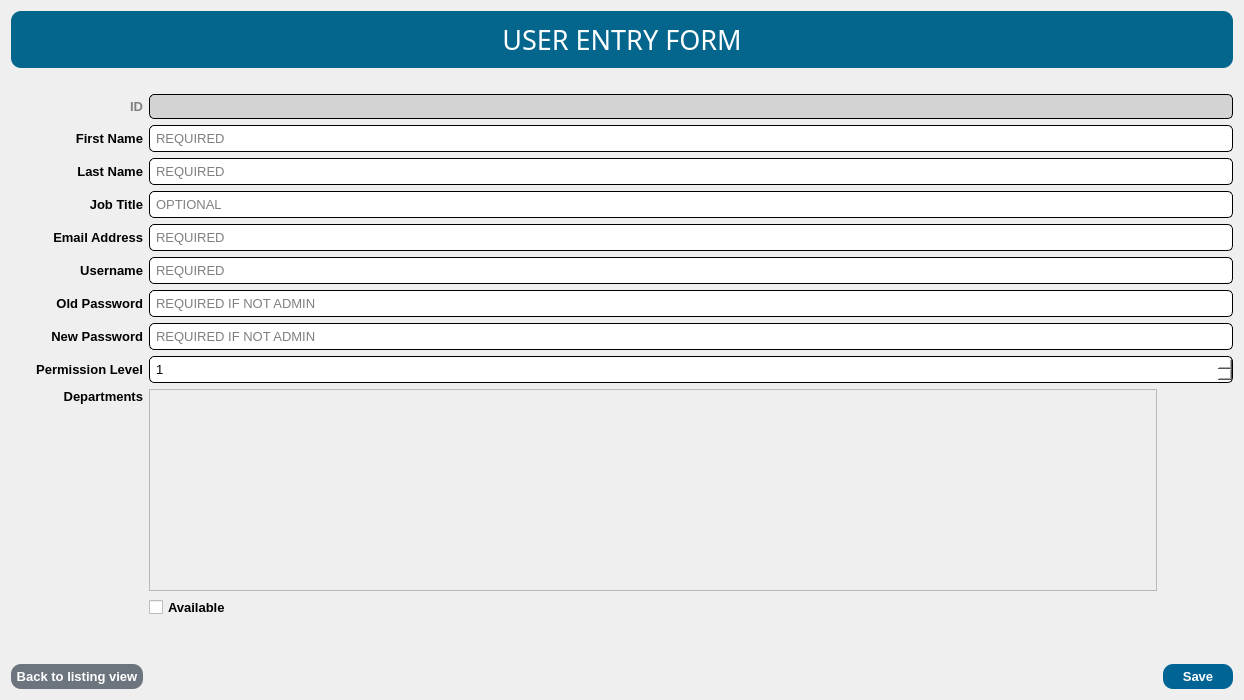
      <widget class="QWidget" name="page_user_entryform">
       <layout class="QGridLayout" name="gridLayout_15">
        <item row="12" column="1">
         <widget class="QCheckBox" name="user_entryform_chkAvailable">
          <property name="font">
           <font>
            <family>Arial</family>
            <pointsize>10</pointsize>
            <weight>75</weight>
            <bold>true</bold>
           </font>
          </property>
          <property name="text">
           <string>Available</string>
          </property>
         </widget>
        </item>
        <item row="2" column="1" colspan="2">
         <widget class="QLineEdit" name="user_entryform_txtFirstName">
          <property name="font">
           <font>
            <family>Arial</family>
            <pointsize>10</pointsize>
           </font>
          </property>
          <property name="styleSheet">
           <string notr="true">QLineEdit {
	background-color: white;
	border-style: inset;
	border-width: 1px;
	border-radius: 5px;
	border-color: black;
	padding: 4px;
}

QLineEdit:focus {
	border-width: 2px;
	border-color: #028090;
}
</string>
          </property>
          <property name="placeholderText">
           <string>REQUIRED</string>
          </property>
          <property name="clearButtonEnabled">
           <bool>true</bool>
          </property>
         </widget>
        </item>
        <item row="9" column="0">
         <widget class="QLabel" name="label_15">
          <property name="font">
           <font>
            <family>Arial</family>
            <pointsize>10</pointsize>
            <weight>75</weight>
            <bold>true</bold>
           </font>
          </property>
          <property name="text">
           <string>Permission Level</string>
          </property>
          <property name="alignment">
           <set>Qt::AlignRight|Qt::AlignTrailing|Qt::AlignVCenter</set>
          </property>
         </widget>
        </item>
        <item row="7" column="0">
         <widget class="QLabel" name="label_14">
          <property name="font">
           <font>
            <family>Arial</family>
            <pointsize>10</pointsize>
            <weight>75</weight>
            <bold>true</bold>
           </font>
          </property>
          <property name="text">
           <string>Old Password</string>
          </property>
          <property name="alignment">
           <set>Qt::AlignRight|Qt::AlignTrailing|Qt::AlignVCenter</set>
          </property>
         </widget>
        </item>
        <item row="14" column="2">
         <widget class="QPushButton" name="user_entryform_btnSave">
          <property name="font">
           <font>
            <family>Arial</family>
            <pointsize>10</pointsize>
            <weight>75</weight>
            <bold>true</bold>
           </font>
          </property>
          <property name="cursor">
           <cursorShape>PointingHandCursor</cursorShape>
          </property>
          <property name="focusPolicy">
           <enum>Qt::NoFocus</enum>
          </property>
          <property name="styleSheet">
           <string notr="true">QPushButton {
	width: 60px;
	color: white;
    background-color: #006494;
    border-style: outset;
    border-radius: 10px;
    padding: 5px;
}

QPushButton:hover {
	    background-color: #0582ca;
}</string>
          </property>
          <property name="text">
           <string>Save</string>
          </property>
         </widget>
        </item>
        <item row="1" column="0">
         <widget class="QLabel" name="label_37">
          <property name="font">
           <font>
            <family>Arial</family>
            <pointsize>10</pointsize>
            <weight>75</weight>
            <bold>true</bold>
           </font>
          </property>
          <property name="styleSheet">
           <string notr="true">QLabel {
	color: grey;
}</string>
          </property>
          <property name="text">
           <string>ID</string>
          </property>
          <property name="alignment">
           <set>Qt::AlignRight|Qt::AlignTrailing|Qt::AlignVCenter</set>
          </property>
         </widget>
        </item>
        <item row="0" column="0" colspan="3">
         <widget class="QLabel" name="label_33">
          <property name="font">
           <font>
            <family>Impact</family>
            <pointsize>20</pointsize>
           </font>
          </property>
          <property name="styleSheet">
           <string notr="true">QLabel {
	color: white;
    background-color: #05668d;
    border-style: outset;
    border-radius: 10px;
    padding: 10px;
	margin: 0px 0px 20px 0px;
}</string>
          </property>
          <property name="text">
           <string>USER ENTRY FORM</string>
          </property>
          <property name="alignment">
           <set>Qt::AlignCenter</set>
          </property>
         </widget>
        </item>
        <item row="5" column="0">
         <widget class="QLabel" name="label_12">
          <property name="font">
           <font>
            <family>Arial</family>
            <pointsize>10</pointsize>
            <weight>75</weight>
            <bold>true</bold>
           </font>
          </property>
          <property name="text">
           <string>Email Address</string>
          </property>
          <property name="alignment">
           <set>Qt::AlignRight|Qt::AlignTrailing|Qt::AlignVCenter</set>
          </property>
         </widget>
        </item>
        <item row="3" column="0">
         <widget class="QLabel" name="label_36">
          <property name="font">
           <font>
            <family>Arial</family>
            <pointsize>10</pointsize>
            <weight>75</weight>
            <bold>true</bold>
           </font>
          </property>
          <property name="text">
           <string>Last Name</string>
          </property>
          <property name="alignment">
           <set>Qt::AlignRight|Qt::AlignTrailing|Qt::AlignVCenter</set>
          </property>
         </widget>
        </item>
        <item row="14" column="1">
         <spacer name="horizontalSpacer_11">
          <property name="orientation">
           <enum>Qt::Horizontal</enum>
          </property>
          <property name="sizeHint" stdset="0">
           <size>
            <width>1007</width>
            <height>20</height>
           </size>
          </property>
         </spacer>
        </item>
        <item row="4" column="0">
         <widget class="QLabel" name="label_34">
          <property name="font">
           <font>
            <family>Arial</family>
            <pointsize>10</pointsize>
            <weight>75</weight>
            <bold>true</bold>
           </font>
          </property>
          <property name="text">
           <string>Job Title</string>
          </property>
          <property name="alignment">
           <set>Qt::AlignRight|Qt::AlignTrailing|Qt::AlignVCenter</set>
          </property>
         </widget>
        </item>
        <item row="2" column="0">
         <widget class="QLabel" name="label_35">
          <property name="font">
           <font>
            <family>Arial</family>
            <pointsize>10</pointsize>
            <weight>75</weight>
            <bold>true</bold>
           </font>
          </property>
          <property name="text">
           <string>First Name</string>
          </property>
          <property name="alignment">
           <set>Qt::AlignRight|Qt::AlignTrailing|Qt::AlignVCenter</set>
          </property>
         </widget>
        </item>
        <item row="1" column="1" colspan="2">
         <widget class="QLabel" name="user_entryform_lblId">
          <property name="font">
           <font>
            <family>Arial</family>
            <pointsize>10</pointsize>
           </font>
          </property>
          <property name="styleSheet">
           <string notr="true">QLabel {
	background-color: lightgrey;
	border-style: inset;
	border-width: 1px;
	border-radius: 5px;
	border-color: black;
	padding: 4px;
}</string>
          </property>
          <property name="text">
           <string/>
          </property>
         </widget>
        </item>
        <item row="11" column="0">
         <widget class="QLabel" name="label_16">
          <property name="font">
           <font>
            <family>Arial</family>
            <pointsize>10</pointsize>
            <weight>75</weight>
            <bold>true</bold>
           </font>
          </property>
          <property name="text">
           <string>Departments</string>
          </property>
          <property name="alignment">
           <set>Qt::AlignRight|Qt::AlignTop|Qt::AlignTrailing</set>
          </property>
         </widget>
        </item>
        <item row="11" column="1">
         <widget class="QScrollArea" name="user_entryform_scrollDepartments">
          <property name="styleSheet">
           <string notr="true">QScrollArea {
	min-height: 200px;
}</string>
          </property>
          <property name="widgetResizable">
           <bool>true</bool>
          </property>
          <widget class="QWidget" name="scrollAreaWidgetContents_2">
           <property name="geometry">
            <rect>
             <x>0</x>
             <y>0</y>
             <width>1160</width>
             <height>200</height>
            </rect>
           </property>
           <layout class="QGridLayout" name="gridLayout_16">
            <item row="0" column="0">
             <widget class="QGroupBox" name="user_entryform_groupDepartments">
              <property name="styleSheet">
               <string notr="true">QGroupBox {
	border: none;
}</string>
              </property>
              <property name="title">
               <string/>
              </property>
              <layout class="QGridLayout" name="gridLayout_17">
               <item row="0" column="0">
                <layout class="QVBoxLayout" name="user_entryform_vboxDepartments"/>
               </item>
              </layout>
             </widget>
            </item>
           </layout>
          </widget>
         </widget>
        </item>
        <item row="9" column="1" colspan="2">
         <widget class="QSpinBox" name="user_entryform_spnPermissionLevel">
          <property name="font">
           <font>
            <family>Arial</family>
            <pointsize>10</pointsize>
           </font>
          </property>
          <property name="styleSheet">
           <string notr="true">QSpinBox {
	background-color: white;
	border-style: inset;
	border-width: 1px;
	border-radius: 5px;
	border-color: black;
	padding: 4px;
}

QSpinBox:focus {
	border-width: 2px;
	border-color: #028090;
}
</string>
          </property>
          <property name="minimum">
           <number>1</number>
          </property>
          <property name="maximum">
           <number>4</number>
          </property>
         </widget>
        </item>
        <item row="14" column="0">
         <widget class="QPushButton" name="user_entryform_btnBack">
          <property name="font">
           <font>
            <family>Arial</family>
            <pointsize>10</pointsize>
            <weight>75</weight>
            <bold>true</bold>
           </font>
          </property>
          <property name="cursor">
           <cursorShape>PointingHandCursor</cursorShape>
          </property>
          <property name="focusPolicy">
           <enum>Qt::NoFocus</enum>
          </property>
          <property name="styleSheet">
           <string notr="true">QPushButton {
	color: white;
    background-color: #6c757d;
    border-style: outset;
    border-radius: 10px;
    padding: 5px;
}

QPushButton:hover {
	    background-color: #adb5bd;
}</string>
          </property>
          <property name="text">
           <string>Back to listing view</string>
          </property>
         </widget>
        </item>
        <item row="3" column="1" colspan="2">
         <widget class="QLineEdit" name="user_entryform_txtLastName">
          <property name="font">
           <font>
            <family>Arial</family>
            <pointsize>10</pointsize>
           </font>
          </property>
          <property name="styleSheet">
           <string notr="true">QLineEdit {
	background-color: white;
	border-style: inset;
	border-width: 1px;
	border-radius: 5px;
	border-color: black;
	padding: 4px;
}

QLineEdit:focus {
	border-width: 2px;
	border-color: #028090;
}
</string>
          </property>
          <property name="placeholderText">
           <string>REQUIRED</string>
          </property>
          <property name="clearButtonEnabled">
           <bool>true</bool>
          </property>
         </widget>
        </item>
        <item row="13" column="0" colspan="3">
         <spacer name="verticalSpacer_2">
          <property name="orientation">
           <enum>Qt::Vertical</enum>
          </property>
          <property name="sizeHint" stdset="0">
           <size>
            <width>1222</width>
            <height>40</height>
           </size>
          </property>
         </spacer>
        </item>
        <item row="4" column="1" colspan="2">
         <widget class="QLineEdit" name="user_entryform_txtJobTitle">
          <property name="font">
           <font>
            <family>Arial</family>
            <pointsize>10</pointsize>
           </font>
          </property>
          <property name="styleSheet">
           <string notr="true">QLineEdit {
	background-color: white;
	border-style: inset;
	border-width: 1px;
	border-radius: 5px;
	border-color: black;
	padding: 4px;
}

QLineEdit:focus {
	border-width: 2px;
	border-color: #028090;
}
</string>
          </property>
          <property name="placeholderText">
           <string>OPTIONAL</string>
          </property>
          <property name="clearButtonEnabled">
           <bool>true</bool>
          </property>
         </widget>
        </item>
        <item row="7" column="1" colspan="2">
         <widget class="QLineEdit" name="user_entryform_txtOldPassword">
          <property name="font">
           <font>
            <family>Arial</family>
            <pointsize>10</pointsize>
           </font>
          </property>
          <property name="styleSheet">
           <string notr="true">QLineEdit {
	background-color: white;
	border-style: inset;
	border-width: 1px;
	border-radius: 5px;
	border-color: black;
	padding: 4px;
}

QLineEdit:focus {
	border-width: 2px;
	border-color: #028090;
}
</string>
          </property>
          <property name="echoMode">
           <enum>QLineEdit::Password</enum>
          </property>
          <property name="placeholderText">
           <string>REQUIRED IF NOT ADMIN</string>
          </property>
         </widget>
        </item>
        <item row="5" column="1" colspan="2">
         <widget class="QLineEdit" name="user_entryform_txtEmailAddress">
          <property name="font">
           <font>
            <family>Arial</family>
            <pointsize>10</pointsize>
           </font>
          </property>
          <property name="styleSheet">
           <string notr="true">QLineEdit {
	background-color: white;
	border-style: inset;
	border-width: 1px;
	border-radius: 5px;
	border-color: black;
	padding: 4px;
}

QLineEdit:focus {
	border-width: 2px;
	border-color: #028090;
}
</string>
          </property>
          <property name="placeholderText">
           <string>REQUIRED</string>
          </property>
         </widget>
        </item>
        <item row="6" column="0">
         <widget class="QLabel" name="label_13">
          <property name="font">
           <font>
            <family>Arial</family>
            <pointsize>10</pointsize>
            <weight>75</weight>
            <bold>true</bold>
           </font>
          </property>
          <property name="text">
           <string>Username</string>
          </property>
          <property name="alignment">
           <set>Qt::AlignRight|Qt::AlignTrailing|Qt::AlignVCenter</set>
          </property>
         </widget>
        </item>
        <item row="6" column="1" colspan="2">
         <widget class="QLineEdit" name="user_entryform_txtUsername">
          <property name="font">
           <font>
            <family>Arial</family>
            <pointsize>10</pointsize>
           </font>
          </property>
          <property name="styleSheet">
           <string notr="true">QLineEdit {
	background-color: white;
	border-style: inset;
	border-width: 1px;
	border-radius: 5px;
	border-color: black;
	padding: 4px;
}

QLineEdit:focus {
	border-width: 2px;
	border-color: #028090;
}
</string>
          </property>
          <property name="placeholderText">
           <string>REQUIRED</string>
          </property>
         </widget>
        </item>
        <item row="8" column="0">
         <widget class="QLabel" name="label_38">
          <property name="font">
           <font>
            <family>Arial</family>
            <pointsize>10</pointsize>
            <weight>75</weight>
            <bold>true</bold>
           </font>
          </property>
          <property name="text">
           <string>New Password</string>
          </property>
          <property name="alignment">
           <set>Qt::AlignRight|Qt::AlignTrailing|Qt::AlignVCenter</set>
          </property>
         </widget>
        </item>
        <item row="8" column="1" colspan="2">
         <widget class="QLineEdit" name="user_entryform_txtNewPassword">
          <property name="font">
           <font>
            <family>Arial</family>
            <pointsize>10</pointsize>
            <weight>50</weight>
            <bold>false</bold>
           </font>
          </property>
          <property name="styleSheet">
           <string notr="true">QLineEdit {
	background-color: white;
	border-style: inset;
	border-width: 1px;
	border-radius: 5px;
	border-color: black;
	padding: 4px;
}

QLineEdit:focus {
	border-width: 2px;
	border-color: #028090;
}
</string>
          </property>
          <property name="echoMode">
           <enum>QLineEdit::Password</enum>
          </property>
          <property name="placeholderText">
           <string>REQUIRED IF NOT ADMIN</string>
          </property>
         </widget>
        </item>
       </layout>
      </widget>
